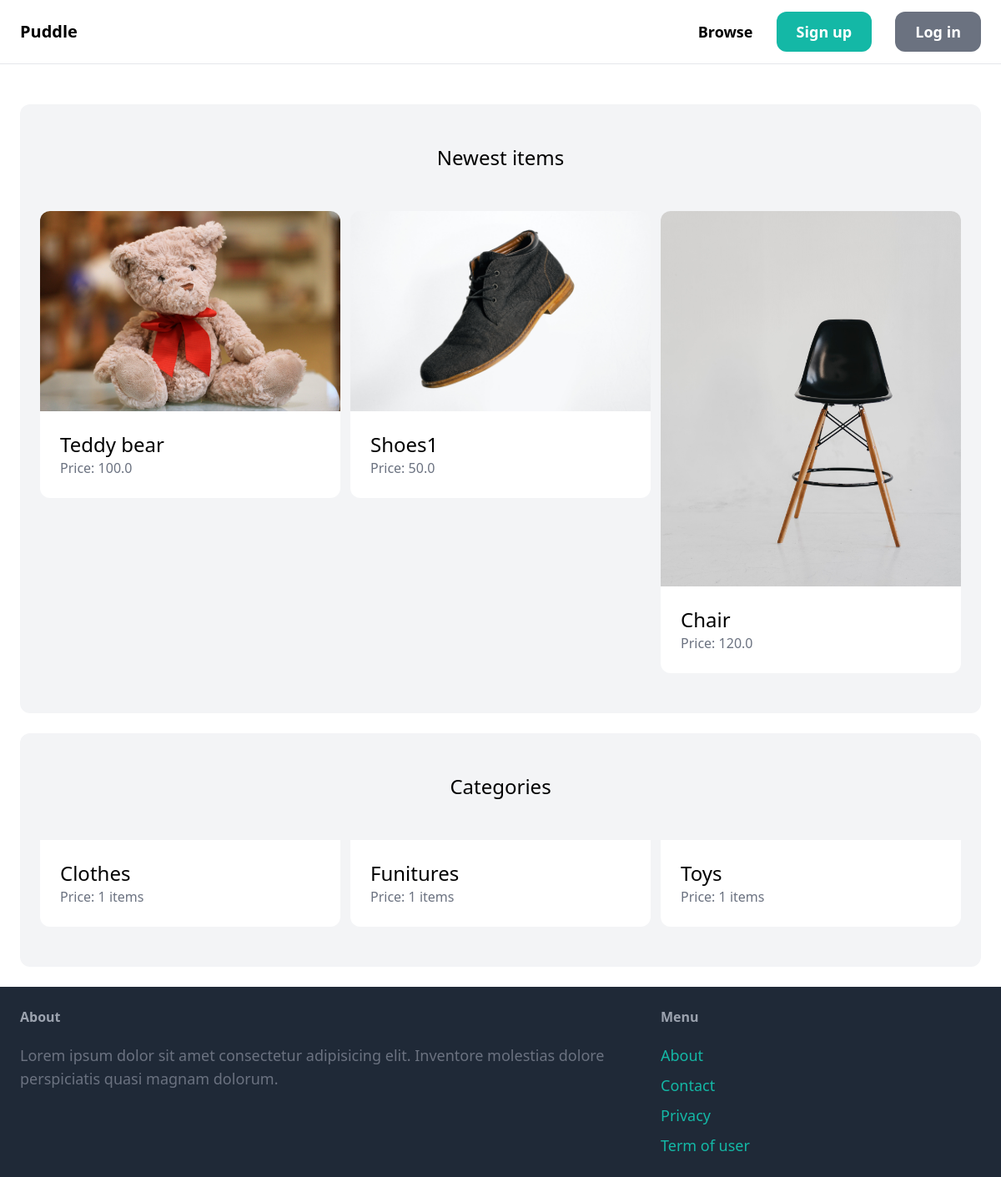
The page / on the database its author committed.
### item/models.py (models this page shows, shortened)
class Item(models.Model):
    category = models.ForeignKey(
        Category, related_name="items", on_delete=models.CASCADE
    )
    name = models.CharField(max_length=255)
    description = models.TextField(blank=True, null=True)
    price = models.FloatField()
    image = models.ImageField(upload_to="items_images", blank=True, null=True)
    is_sold = models.BooleanField(auto_created=False)
    created_by = models.ForeignKey(User, related_name="items", on_delete=models.CASCADE)
    created_at = models.DateTimeField(auto_now_add=True)

class Category(models.Model):
    name = models.CharField(max_length=255)
    class Meta:
        ordering = ("name",)
        verbose_name_plural = "Categories"

### core/views.py (the view)
# urls.py: path("", views.index, name="index"),
def index(request):
    items = Item.objects.filter(is_sold=False)[0:6]
    categories = Category.objects.all()
    return render(
        request,
        "core/index.html",
        {
            "categories": categories,
            "items": items,
        },
    )

### core/templates/core/index.html
{% extends 'core/base.html' %} {% block title %} Welcome {% endblock title %}
{%block content %}
<div class="mt-6 px-6 py-12 bg-gray-100 rounded-xl">
	<h2 class="mb-12 text-2xl text-center">Newest items</h2>
	<div class="grid grid-cols-3 gap-3">
		{% for item in items %}
		<div>
			<a href="{% url 'item:detail' item.id %}">
				<div>
					<img
						src="{{item.image.url}}"
						class="rounded-t-xl"
						alt="" />
				</div>
				<div class="p-6 bg-white rounded-b-xl">
					<h2 class="text-2xl">{{item.name}}</h2>
					<p class="text-gray-500">Price: {{item.price}}</p>
				</div>
			</a>
		</div>
		{% endfor %}
	</div>
</div>
<div class="mt-6 px-6 py-12 bg-gray-100 rounded-xl">
	<h2 class="mb-12 text-2xl text-center">Categories</h2>
	<div class="grid grid-cols-3 gap-3">
		{% for category in categories %}
		<div>
			<a href="">
				<div class="p-6 bg-white rounded-b-xl">
					<h2 class="text-2xl">{{category.name}}</h2>
					<p class="text-gray-500">Price: {{category.items.count}} items</p>
				</div>
			</a>
		</div>
		{% endfor %}
	</div>
</div>
{% endblock content %}

### core/templates/core/base.html (shortened to what this page needs)
<!DOCTYPE html>
<html lang="en">
    <head>
        <script src="https://cdn.tailwindcss.com"></script>
    </head>
    <body>
        <nav class="py-6 px-6 flex justify-between items-center border-b border-gray-200">
            <a href="/" class="text-xl font-semibold">Puddle</a>
            <div class="space-x-6">
                <a href="{% url 'item:items' %}"
                   class="text-lg font-semibold hover:text-gray-500">Browse</a>
                {% if request.user.is_authenticated %}
                    <a href="{% url 'item:new' %}"
                       class="text-lg font-semibold hover:text-gray-500">New item</a>
                    <a href="{% url 'conversation:inbox' %}"
                       class="px-6 py-3 text-lg font-semibold bg-teal-500 text-white rounded-xl hover:bg-teal-700">Inbox</a>
                    <a href="{% url 'dashboard:index' %}"
                       class="px-6 py-3 text-lg font-semibold bg-gray-500 text-white rounded-xl hover:bg-teal-700">Dashboard</a>
                    <a href="{% url 'core:logout' %}"
                       class="px-6 py-3 text-lg font-semibold bg-gray-500 text-white rounded-xl hover:bg-teal-700">Log out</a>
                {% else %}
                    <a href="{% url 'core:signup' %}"
                       class="px-6 py-3 text-lg font-semibold bg-teal-500 text-white rounded-xl hover:bg-teal-700">Sign up</a>
                    <a href="{% url 'core:login' %}"
                       class="px-6 py-3 text-lg font-semibold bg-gray-500 text-white rounded-xl hover:bg-teal-700">Log in</a>
                {% endif %}
            </div>
        </nav>
        <div class="px-6 py-6">
            {% block content %}
            {% endblock content %}
        </div>
        <footer class="py-6 px-6 flex justify-between bg-gray-800">
            <div class="w-2/3 pr-10">
                <h3 class="mb-5 font-semibold text-gray-400">About</h3>
                <p class="text-lg text-gray-500">
                    Lorem ipsum dolor sit amet consectetur adipisicing elit. Inventore
                    molestias dolore perspiciatis quasi magnam dolorum.
                </p>
            </div>
            <div class="w-1/3">
                <h3 class="mb-5 font-semibold text-gray-400">Menu</h3>
                <ul class="space-y-2">
                    <li>
                        <a href="#" class="text-lg text-teal-500 hover:text-teal-700">About</a>
                    </li>
                    <li>
                        <a href="{% url 'core:contact' %}"
                           class="text-lg text-teal-500 hover:text-teal-700">Contact</a>
                    </li>
                    <li>
                        <a href="#" class="text-lg text-teal-500 hover:text-teal-700">Privacy</a>
                    </li>
                    <li>
                        <a href="#" class="text-lg text-teal-500 hover:text-teal-700">Term of user</a>
                    </li>
                </ul>
            </div>
        </footer>
    </body>
</html>

### rows shown on the page
Item: image (picture), name "Teddy bear", price "100.0"
Item: image (picture), name "Shoes1", price "50.0"
Item: image (picture), name "Chair", price "120.0"
Category: name "Clothes", items.count "1"
Category: name "Funitures", items.count "1"
Category: name "Toys", items.count "1"
